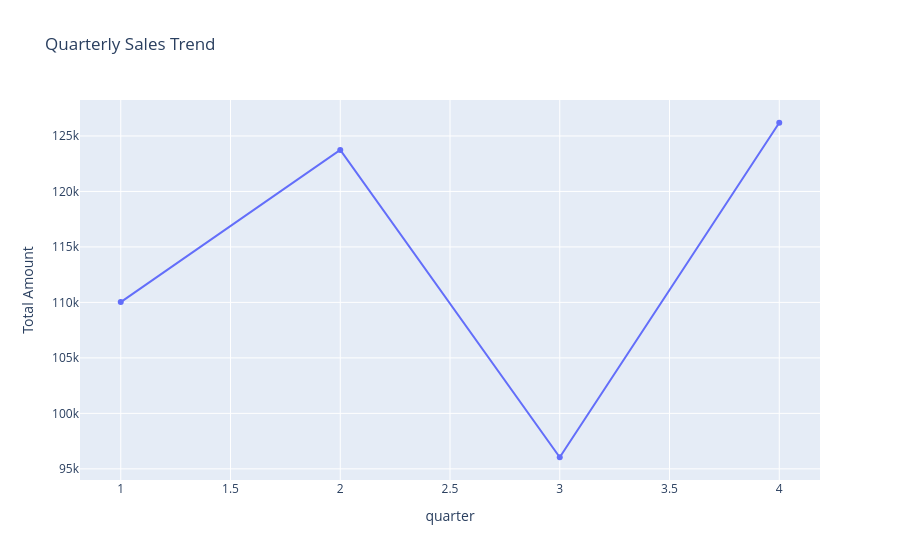

Here is the notebook cell this chart was saved with:
### Code cell
#grp amt by quarter
df_time1=df.groupby(['quarter'])['Total Amount'].sum().reset_index()
#VISUALIZE QUARTELY SALES TREND USING PLOTY
fig=px.line(df_time1,x='quarter',y='Total Amount',title='Quarterly Sales Trend',markers=True)
fig.show()

### Figure 1 — Plotly figure (JSON) as saved in the notebook; plotly's stock layout.template omitted (floating-point values rounded to 4 significant figures)
{"data": [{"hovertemplate": "quarter=%{x}<br>Total Amount=%{y}<extra></extra>", "legendgroup": "", "line": {"color": "#636efa", "dash": "solid"}, "marker": {"symbol": "circle"}, "mode": "lines+markers", "name": "", "orientation": "v", "showlegend": false, "type": "scatter", "x": [1, 2, 3, 4], "xaxis": "x", "y": [110030, 123735, 96045, 126190], "yaxis": "y"}], "layout": {"legend": {"tracegroupgap": 0}, "title": {"text": "Quarterly Sales Trend"}, "xaxis": {"anchor": "y", "domain": [0, 1], "title": {"text": "quarter"}}, "yaxis": {"anchor": "x", "domain": [0, 1], "title": {"text": "Total Amount"}}}}
